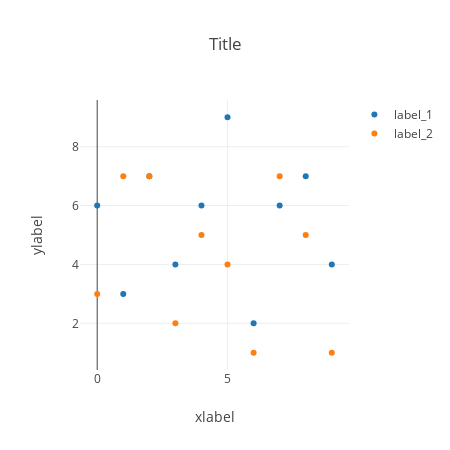

This figure's notebook cell:
### Markdown cell above
# Scatterplot

### Code cell
import plotly.graph_objects as go

fig = go.Figure()
fig.add_trace(go.Scatter(x=df['x_1'], y=df['y_1'], mode='markers', name='label_1'))
fig.add_trace(go.Scatter(x=df['x_1'], y=df['y_2'], mode='markers', name='label_2'))

fig.update_layout(title='Title', xaxis_title='xlabel', yaxis_title='ylabel', template='none', width=450, height=450)

fig.show()
fig.write_image('plotly_plots/scatter.pdf')

### Figure 1 — Plotly figure (JSON) as saved in the notebook; plotly's stock layout.template omitted (floating-point values rounded to 4 significant figures)
{"data": [{"mode": "markers", "name": "label_1", "type": "scatter", "x": [0, 1, 2, 3, 4, 5, 6, 7, 8, 9], "y": [6, 3, 7, 4, 6, 9, 2, 6, 7, 4]}, {"mode": "markers", "name": "label_2", "type": "scatter", "x": [0, 1, 2, 3, 4, 5, 6, 7, 8, 9], "y": [3, 7, 7, 2, 5, 4, 1, 7, 5, 1]}], "layout": {"height": 450, "title": {"text": "Title"}, "width": 450, "xaxis": {"autorange": true, "range": [-0.6605, 9.66], "title": {"text": "xlabel"}, "type": "linear"}, "yaxis": {"autorange": true, "range": [0.414, 9.586], "title": {"text": "ylabel"}, "type": "linear"}}}
